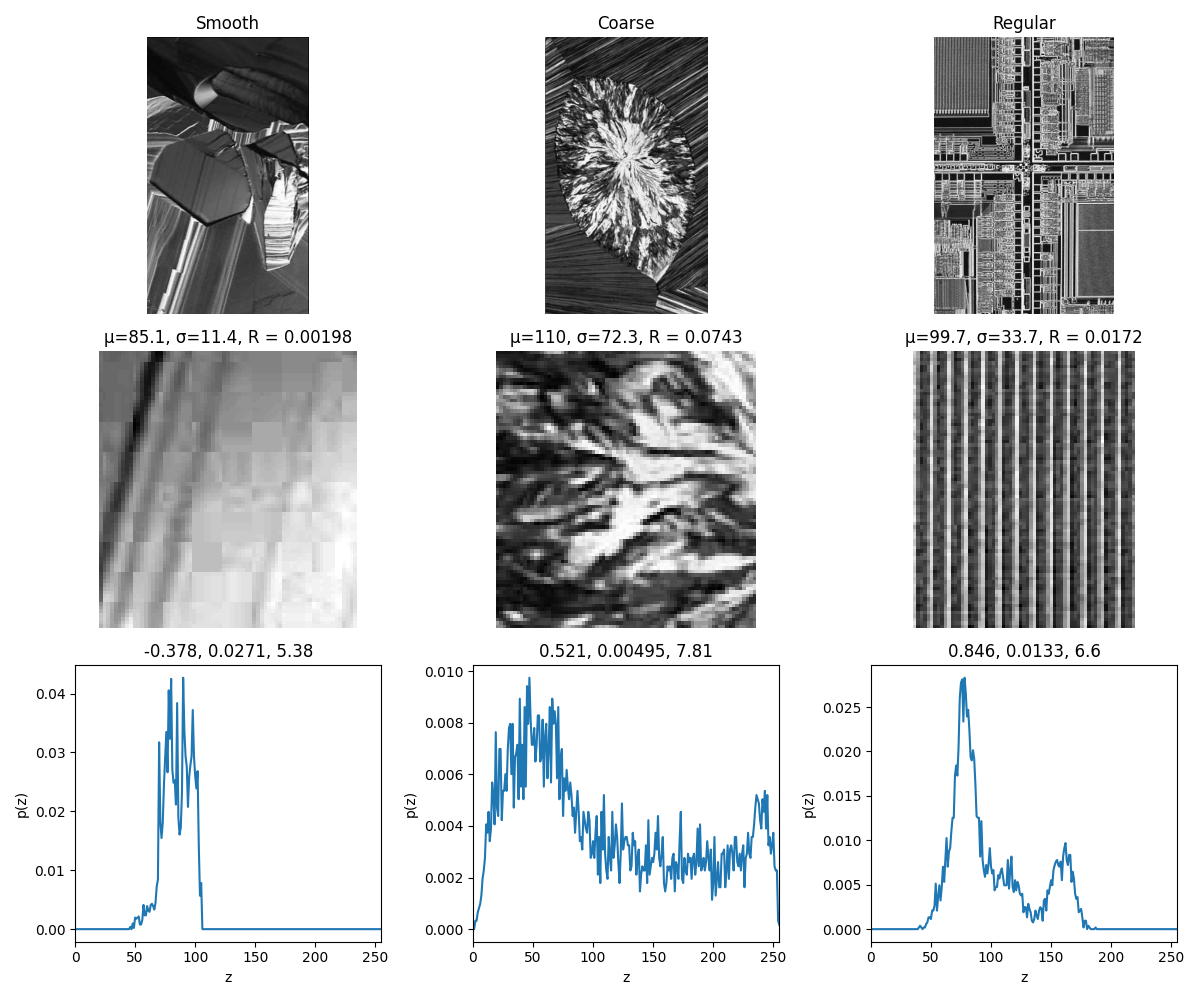

Write the Python code that produced this figure.
import os
import numpy as np
import matplotlib.pyplot as plt
from skimage.io import imread

print('Running Figure1229 (Histogram-based texture statistics)...')

# Data
base_dir = '/Users/michelkocher/michel/Data/DIP-DIPUM/DIP'
files = [
    'OpticalMicroscope-superconductor-smooth-texture.tif',
    'OpticalMicroscope-cholesterol-rough-texture.tif',
    'OpticalMicroscope-microporcessor-regular-texture.tif',
]
names = ['Smooth', 'Coarse', 'Regular']


def _to_gray_u8(img):
    if img.ndim == 3:
        img = img[:, :, 0]
    if img.dtype != np.uint8:
        # preserve integer grayscale behavior from MATLAB hist 0..255
        img = np.clip(img, 0, 255).astype(np.uint8)
    return img


def _imcrop_matlab(img, rect):
    # MATLAB rect = [x, y, w, h], output includes both ends => (h+1, w+1)
    x, y, w, h = rect
    x = int(round(x))
    y = int(round(y))
    w = int(round(w))
    h = int(round(h))
    return img[y:y + h + 1, x:x + w + 1]


f = []
for fn in files:
    img = imread(os.path.join(base_dir, fn))
    f.append(_to_gray_u8(img))

fc = [
    _imcrop_matlab(f[0], [80, 230, 68, 73]),
    _imcrop_matlab(f[1], [35, 162, 75, 80]),
    _imcrop_matlab(f[2], [16, 13, 64, 80]),
]

# Histogram based statistical analysis
z = np.arange(256, dtype=float)
m = np.zeros(len(fc), dtype=float)
mu2 = np.zeros(len(fc), dtype=float)
mu3 = np.zeros(len(fc), dtype=float)
NormVar = np.zeros(len(fc), dtype=float)
Uniformity = np.zeros(len(fc), dtype=float)
Entropy = np.zeros(len(fc), dtype=float)
p_list = []

for i, img in enumerate(fc):
    hist = np.bincount(img.ravel(), minlength=256).astype(float)
    p = hist / np.sum(hist)
    p_list.append(p)

    m[i] = np.sum(z * p)
    mu2[i] = np.sum(((z - m[i]) ** 2) * p)

    if mu2[i] > 0:
        mu3[i] = np.sum(((z - m[i]) ** 3) * p) / (mu2[i] ** 1.5)
    else:
        mu3[i] = 0.0

    NormVar[i] = mu2[i] / (255.0 ** 2)
    Uniformity[i] = np.sum(p ** 2)
    nz = p > 0
    Entropy[i] = -np.sum(p[nz] * np.log2(p[nz]))

R = 1.0 - 1.0 / (1.0 + NormVar)

# Display
fig, ax = plt.subplots(3, 3, figsize=(12, 10))
ax = ax.ravel()

for i in range(len(f)):
    ax[i].imshow(f[i], cmap='gray')
    ax[i].set_title(names[i])
    ax[i].axis('off')

    ax[i + 3].imshow(fc[i], cmap='gray')
    ax[i + 3].set_title(f'μ={m[i]:.3g}, σ={np.sqrt(mu2[i]):.3g}, R = {R[i]:.3g}')
    ax[i + 3].axis('off')

    ax[i + 6].plot(z, p_list[i])
    ax[i + 6].set_xlim(0, 255)
    ax[i + 6].set_aspect('auto')
    ax[i + 6].set_xlabel('z')
    ax[i + 6].set_ylabel('p(z)')
    ax[i + 6].set_title(f'{mu3[i]:.3g}, {Uniformity[i]:.3g}, {Entropy[i]:.3g}')

fig.tight_layout()
fig.savefig('Figure1229.png')

print('Saved Figure1229.png')
plt.show()
